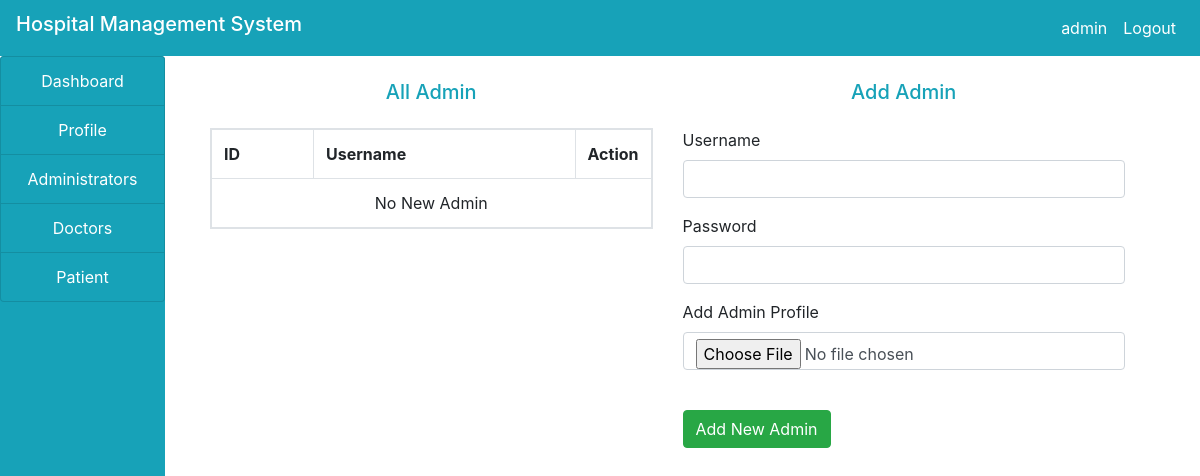
The app's page /admin/admin.php (signed in), older data.
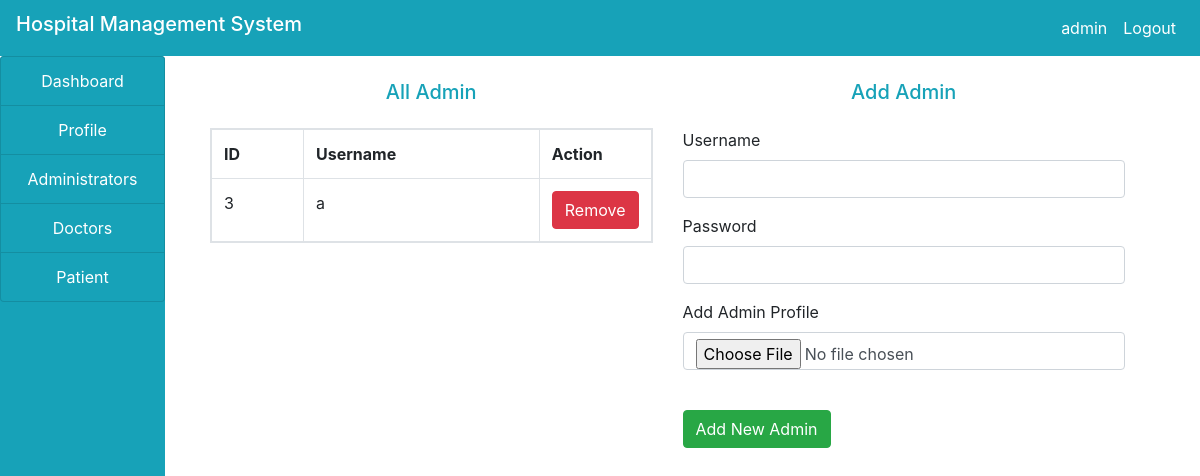
The same page, newer data.
### tables this page shows
CREATE TABLE `adminn` (
  `id` int NOT NULL,
  `username` varchar(100) NOT NULL,
  `passwordd` varchar(100) NOT NULL,
  `profilee` varchar(100) NOT NULL
);

### admin/admin.php (the view, shortened to what this page needs)
<!DOCTYPE html>
<html lang="en">
<head>
</head>
<body>
    <?php
    include("../includes/header.php");
    include("../includes/connection.php");
    ?>
    <div class="container-fluid">
        <div class="col-md-12">
            <div class="row">
                <div class="col-md-2" style="margin-left: -30px;">
                    <?php
                    include("sidenav.php");
                    ?>
                </div>
                <div class="col-md-10">
                    <div class="col-md-12">
                        <div class="row">
                            <div class="col-md-6">
                                <h5 class="text-center text-info my-4">All Admin</h5>
                                <?php
                                $ad = $_SESSION['admin'];
                                $query = "SELECT * FROM adminn WHERE username !='$ad'";
                                $res = mysqli_query($connect,$query);
                                $output = '<table class="table table-responsive  table-bordered">
                                <tr>
                                <th>ID</th>
                                <th>Username</th>
                                <th style="width: 10%;">Action</th> </tr>';
                                if(mysqli_num_rows($res)<1)
                                {
                                    $output .= " <tr><td  colspan='3' class='text-center'>No New Admin</td> </tr>";
                                }
                                while ($row = mysqli_fetch_array($res))
                                {
                                    $id = $row ['id'];
                                    $username = $row ['username'];
                                    $output .= " <tr>
                                    <td>".$id."</td>
                                    <td>".$username."</td>
                                    <td>
                                       <a href='admin.php?id=$id'> <button id='$id' class='btn btn-danger' >Remove</button></a>
                                    </td>";
                                }
                                $output .='</tr>
                                </table>';
                                echo $output;
                                ?>
                            </div>
                            <div class="col-md-6">
                                <h5 class="text-center text-info my-4">Add Admin</h5>
                                <form  method="POST" enctype="multipart/form-data">
                                    <div class="form-group">
                                        <label>Username </label>
                                        <input type="text" name="uname" class="form-control" autocomplete="off">
                                    </div>
                                    <div class="form-group">
                                        <label>Password </label>
                                        <input type="password" name="pass" class="form-control">
                                    </div>
                                    <div class="form-group">
                                        <label>Add Admin Profile </label>
                                        <input type="file" name="img" class="form-control">
                                    </div><br>
                                    <input type="submit" name="add" value="Add New Admin" class="btn btn-success">
                                </form>
                            </div>
                        </div>
                    </div>
                </div>
            </div>
        </div>
    </div>
</body>
</html>

Row changes from the older to the newer data that the page shows:
added adminn: id "3", username "a"
Text that changed along with them:
text no longer shown: "No New Admin"
